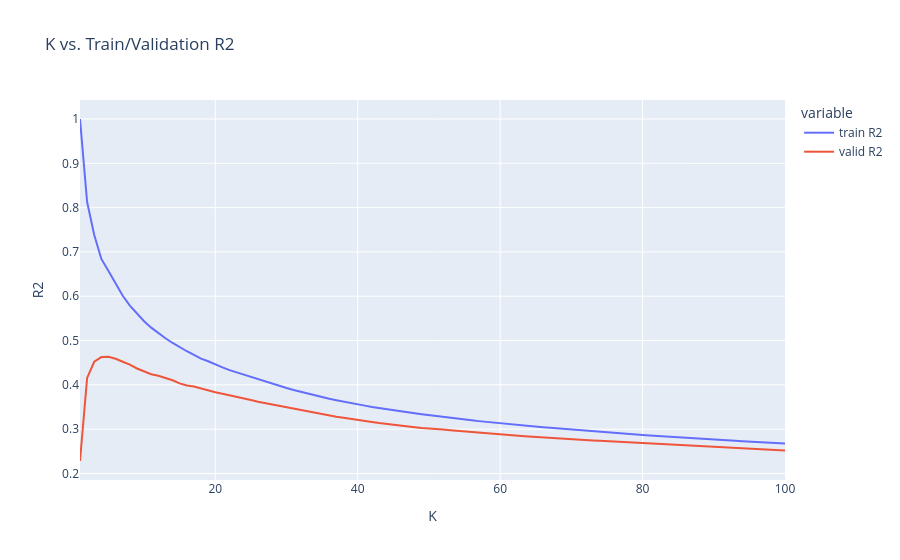

The notebook cell saved with this chart:
### Code cell
# Plot neighbors against train/valid error
fig = px.line(
    knn_results,
    x='n_neighbors',
    y=['train R2', 'valid R2'],
    labels={'value': 'R2', 'n_neighbors': 'K'},
    title='K vs. Train/Validation R2',
)
fig.show()
